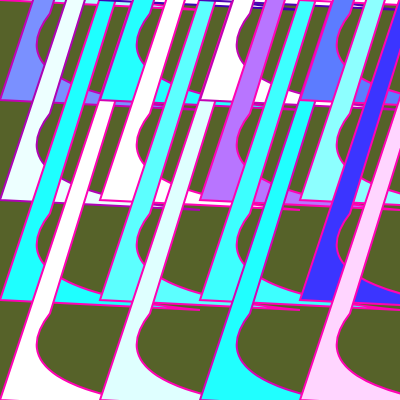
Frame 1 (no input)
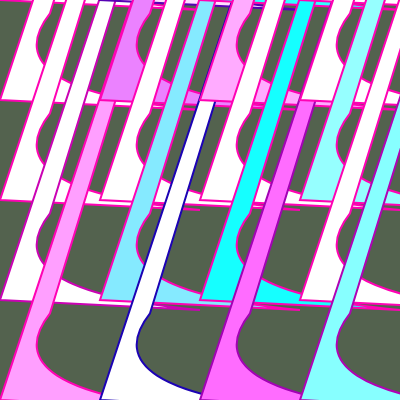
Frame 60 (no input)
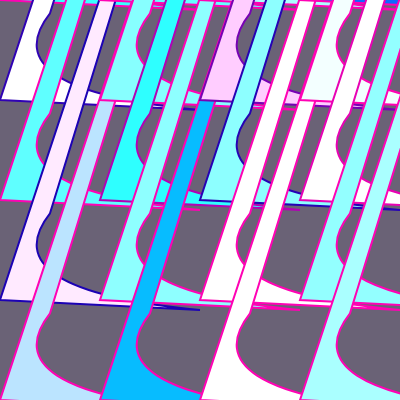
Frame 120 (the mouse pressed at the canvas centre since frame 60)

The p5.js sketch that drew these frames (run headless with seeded random() and noise() and a simulated clock; from frame 60 on, the mouse is pressed at the canvas centre):

// p5.js sketch
// ── sketch.js
function setup() {
  createCanvas(400, 400);

  background(86,24,200);
  
  
}

  
function draw(){

  background(random(120),98,random(200));
  for(let i=0; i < 4; i++) {
  
    for(let j=0; j < 5; j++){
  equilateralTriangle(100*i, 100*j);
    
  
    }
  
    }
  
  // translate(0,100);
  //   equilateralTriangle(100);
  // equilateralTriangle(200);
  // equilateralTriangle(300);
  // equilateralTriangle(0);


}


function equilateralTriangle(x, y){
  strokeWeight(2);
  stroke(random(24,600), 2,180);
  fill(random(500),random(688,30),545);
  beginShape();
    vertex(x,y);
    vertex(x+334,y-1010);
    vertex(x+50,y-86.6);
    quadraticVertex(x-10,y-10,x+200,y+10);
    //vertex(150,random(0,150));
  endShape(CLOSE);
  
}
